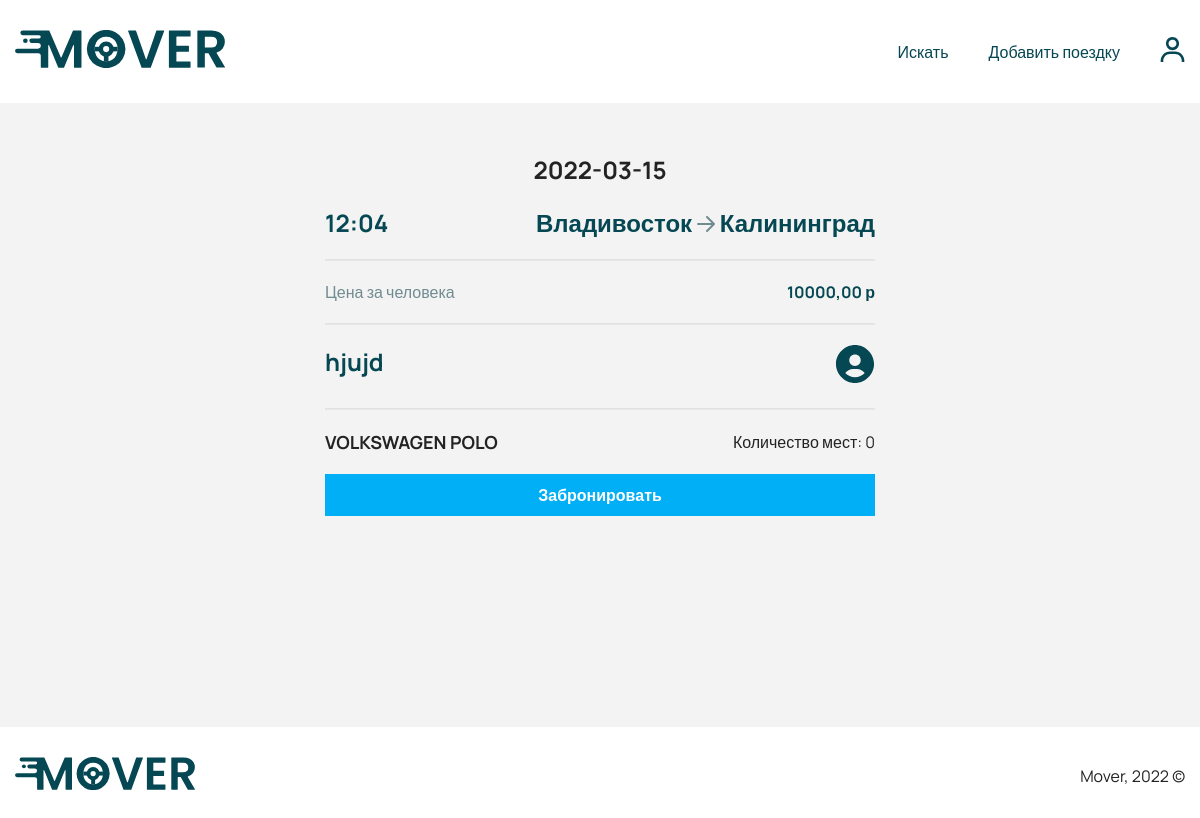
Page /trip.php?id=3 (signed in) on the committed database.
### tables this page shows
CREATE TABLE `trip` (
  `id` int(11) NOT NULL,
  `from` varchar(255) DEFAULT NULL,
  `to` varchar(255) DEFAULT NULL,
  `time` varchar(255) DEFAULT NULL,
  `date` varchar(255) DEFAULT NULL,
  `price` int(11) DEFAULT '0',
  `car_seats` int(11) DEFAULT NULL,
  `car_id` int(11) DEFAULT NULL,
  `user_id` int(11) DEFAULT NULL,
  `status_id` int(11) NOT NULL DEFAULT '1',
  `created_at` timestamp NOT NULL DEFAULT CURRENT_TIMESTAMP
);

CREATE TABLE `users` (
  `id` int(11) NOT NULL,
  `email` varchar(255) DEFAULT NULL,
  `password` varchar(255) DEFAULT NULL,
  `phone` varchar(255) DEFAULT NULL,
  `first_name` varchar(255) DEFAULT NULL,
  `last_name` varchar(255) DEFAULT NULL,
  `mid_name` varchar(255) DEFAULT NULL,
  `photo_url` varchar(255) DEFAULT 'user.svg',
  `rides` int(11) DEFAULT '0',
  `rating` double DEFAULT NULL,
  `car_id` int(11) DEFAULT NULL,
  `role_id` int(11) DEFAULT '1',
  `created_at` timestamp NULL DEFAULT CURRENT_TIMESTAMP
);

CREATE TABLE `cars` (
  `id` int(11) NOT NULL,
  `name` varchar(255) DEFAULT NULL
);

### app/QueryDataBase.php (called while the page is built, shortened)
<?php
class QueryDataBase
{
    protected $link;
    private function connect(): void
    {
        try {
            $host = "localhost";
            $dbname = "mover_db";
            $username = "root";
            $password = "";
            $dsn = "mysql:host=$host;dbname=$dbname;charset=utf8;";
        } catch (PDOException $err) {
            die("Ошибка выполнения скрипта: " . $err->getMessage());
        }
    }
    public function query(string $sql)
    {
        $statement = $this->getLink()->prepare($sql);
        $statement->execute();
        return $statement;
    }
    public function getLink()
    {
        return $this->link;
    }
    public function setLink($link): QueryDataBase
    {
        $this->link = $link;
        return $this;
    }
}

### trip.php (the view, shortened to what this page needs)
<?php
require('app/QueryDataBase.php');
$database = new QueryDataBase();
if (isset($_GET)) {
    $trip = $database->query("SELECT *, trip.id AS trip_id FROM `trip` INNER JOIN `users` ON `trip`.`user_id` = `users`.`id` WHERE trip.id = " . $_GET['id'])->fetchAll(PDO::FETCH_ASSOC);
} else {
    header("Location: /search.php");
    die();
}
?>
<!doctype html>
<html lang="en">
<head>
    <?php require('app/snippets/head.php'); ?>
</head>
<body>
<?php require('app/snippets/header.php'); ?>
<section class="section section-single trip">
    <div class="container">
        <div class="section-content trip-content">
            <?php foreach ($trip as $val): ?>
                <h1 class="trip-date"><?php echo $val['date']; ?></h1>
                <div class="trip-route">
                    <h2 class="trip-title"><?php echo $val['time']; ?></h2>
                    <h2 class="trip-title"> <?php echo $val['from']; ?>
                        <img src="assets/images/icons/arrow.svg"
                             alt="arrow"> <?php echo $val['to']; ?></h2>
                </div>
                <hr>
                <div class="trip-price">
                    <p class="trip-price__desc">Цена за человека</p>
                    <p class="price"><?php echo $val['price']; ?>,00 р</p>
                </div>
                <hr>
                <div class="trip-user user">
                    <div class="user-info">
                        <h2 class="user-name"><?php echo $val['first_name']; ?></h2>
                    </div>
                    <a href="/profile.php?id=<?php echo $val['id']; ?>">
                        <img src="assets/images/avatar/<?php echo $val['photo_url']; ?>" alt="user"
                                     class="user__photo">
                    </a>
                </div>
                <hr>
                <?php $car = $database->getLink()->query("SELECT `name` FROM `cars` WHERE id = " . $val['car_id'])->fetchAll(PDO::FETCH_ASSOC)[0]; ?>
                <div class="trip-info">
                    <h2 class="trip-car"><?php echo $car['name']; ?></h2>
                    <p class="trip-seats">Количество мест: <?php echo $val['car_seats'] ?></p>
                </div>
                <?php if (isset($_SESSION['id'])): ?>
                <a href="/app/actions/createBooking.action.php?trip_id=<?php echo $val['trip_id']; ?>&user_id=<?php echo $_SESSION['id']; ?>"
                   class="button trip__button">Забронировать</a>
            <?php else: ?>
                    <a href="/login.php" class="button trip__button">Для бронирования поездки войдите в систему!</a>
            <?php endif; ?>
            <?php endforeach; ?>
        </div>
    </div>
</section>
<footer class="footer">
    <div class="container">
        <div class="footer-content">
            <div class="footer-logo">
                <img src="assets/images/icons/logo.svg" alt="logo" class="logo">
            </div>
            <p class="footer__text">Mover, 2022 &copy;</p>
        </div>
    </div>
</footer>
</body>
</html>

### assets/css/style.css (style rules this page uses)
*, *:after, *:before { margin: 0; padding: 0; -webkit-box-sizing: border-box; box-sizing: border-box; }
:root { --green-color: rgb(5, 71, 82); --blue-color: rgb(0, 175, 245); --grey-color: rgb(112, 140, 145); --text-color: #232323; --border-radius: 5px; --font-size: 16px; --font-fam: "Manrope", sans-serif; }
::placeholder { font-family: var(--font-fam); }
body { font-family: var(--font-fam); color: var(--text-color); }
a { text-decoration: none; }
.container { max-width: 1300px; margin: 0 auto; padding: 0 15px; }
.section { padding: 50px 0; background-color: #f3f3f3; }
.section-single { min-height: 78vh; }
.button { border: none; background-color: var(--blue-color); cursor: pointer; color: white; font-weight: 700; font-size: 16px; }
.price { color: var(--green-color); font-weight: 700; }
.footer-content { display: -webkit-box; display: -ms-flexbox; display: flex; -webkit-box-orient: horizontal; -webkit-box-direction: normal; -ms-flex-direction: row; flex-direction: row; -webkit-box-pack: justify; -ms-flex-pack: justify; justify-content: space-between; -webkit-box-align: center; -ms-flex-align: center; align-items: center; padding: 30px 0; }
.footer-content .logo { width: 60%; }
.trip hr { border-color: #00000012; }
.trip-route { display: -webkit-box; display: -ms-flexbox; display: flex; -webkit-box-orient: horizontal; -webkit-box-direction: normal; -ms-flex-direction: row; flex-direction: row; -webkit-box-pack: justify; -ms-flex-pack: justify; justify-content: space-between; -webkit-box-align: center; -ms-flex-align: center; align-items: center; }
.trip-title { color: var(--green-color); }
.trip-content { display: -webkit-box; display: -ms-flexbox; display: flex; -webkit-box-orient: vertical; -webkit-box-direction: normal; -ms-flex-direction: column; flex-direction: column; max-width: 550px; margin: 0 auto; gap: 20px; }
.trip-date { text-align: center; }
.trip-user { display: -webkit-box; display: -ms-flexbox; display: flex; -webkit-box-orient: horizontal; -webkit-box-direction: normal; -ms-flex-direction: row; flex-direction: row; -webkit-box-pack: justify; -ms-flex-pack: justify; justify-content: space-between; }
.trip .user__photo { width: 40px; }
.trip .user-name { color: var(--green-color); }
.trip__button { padding: 10px; text-align: center; }
.trip-price { display: -webkit-box; display: -ms-flexbox; display: flex; -webkit-box-orient: horizontal; -webkit-box-direction: normal; -ms-flex-direction: row; flex-direction: row; -webkit-box-pack: justify; -ms-flex-pack: justify; justify-content: space-between; }
.trip-price__desc { color: var(--grey-color); }
.trip-info { display: -webkit-box; display: -ms-flexbox; display: flex; -webkit-box-orient: horizontal; -webkit-box-direction: normal; -ms-flex-direction: row; flex-direction: row; -webkit-box-pack: justify; -ms-flex-pack: justify; justify-content: space-between; -webkit-box-align: center; -ms-flex-align: center; align-items: center; }
.trip-car { font-size: 18px; }

### rows in the picture
trip: date "2022-03-15", time "12:04", from "Владивосток", to "Калининград", price "10000", user.first_name "hjujd", user.photo_url (placeholder picture), cars.name "VOLKSWAGEN POLO", car_seats "0"
